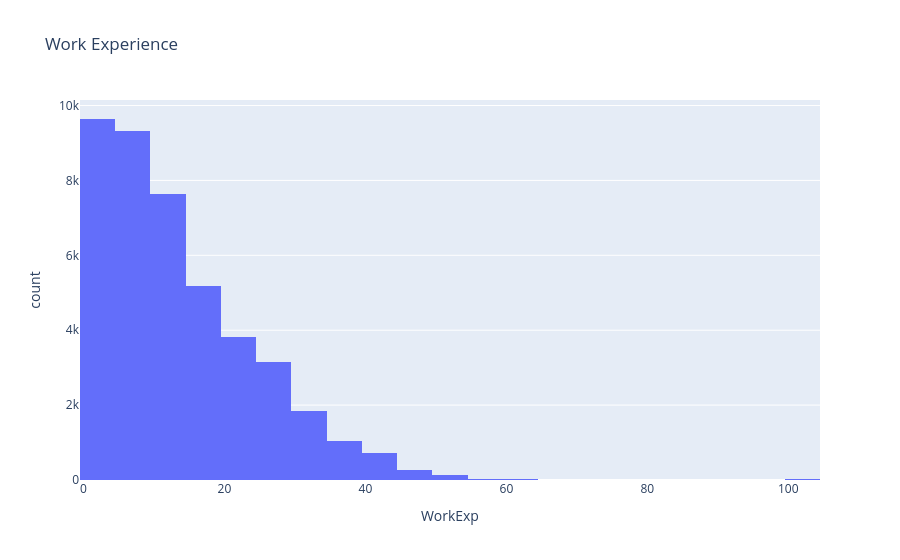

Source (notebook cell):
### Markdown cell above
Let's visualize the distribution of compensation and work experince independently.

### Code cell
px.histogram(survey_df, x="WorkExp", title='Work Experience', nbins=40)

### Figure 1 — Plotly figure (JSON) as saved in the notebook; plotly's stock layout.template omitted (floating-point values rounded to 4 significant figures; data arrays with more than 128 entries replaced by an {"elided": "..."} marker saying what was removed)
{"data": [{"bingroup": "x", "hovertemplate": "WorkExp=%{x}<br>count=%{y}<extra></extra>", "legendgroup": "", "marker": {"color": "#636efa", "pattern": {"shape": ""}}, "name": "", "nbinsx": 40, "orientation": "v", "showlegend": false, "type": "histogram", "x": {"elided": "49191 float values"}, "xaxis": "x", "yaxis": "y"}], "layout": {"barmode": "relative", "legend": {"tracegroupgap": 0}, "title": {"text": "Work Experience"}, "xaxis": {"anchor": "y", "domain": [0, 1], "title": {"text": "WorkExp"}}, "yaxis": {"anchor": "x", "domain": [0, 1], "title": {"text": "count"}}}}
